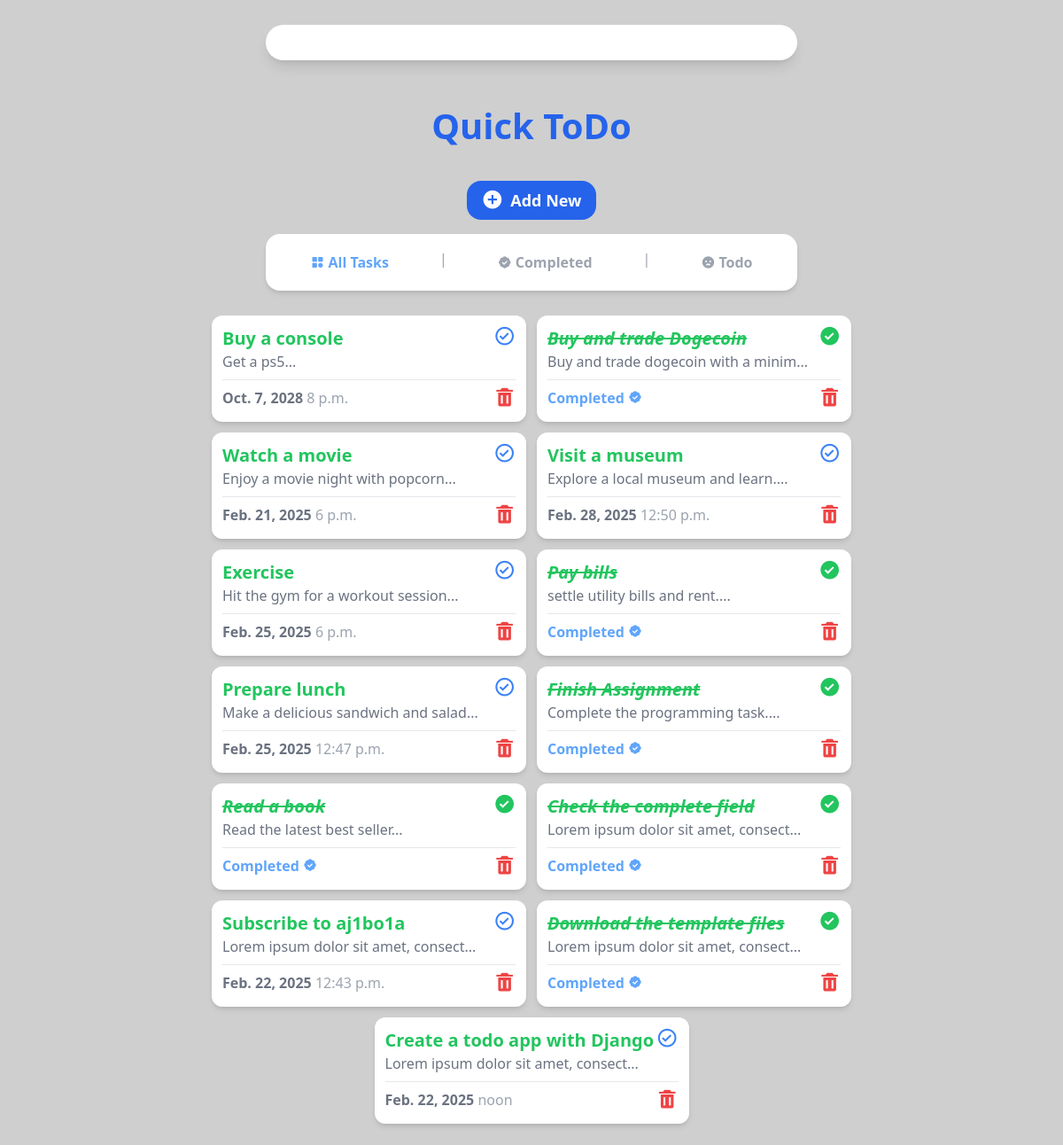
Before: / with the older database file.
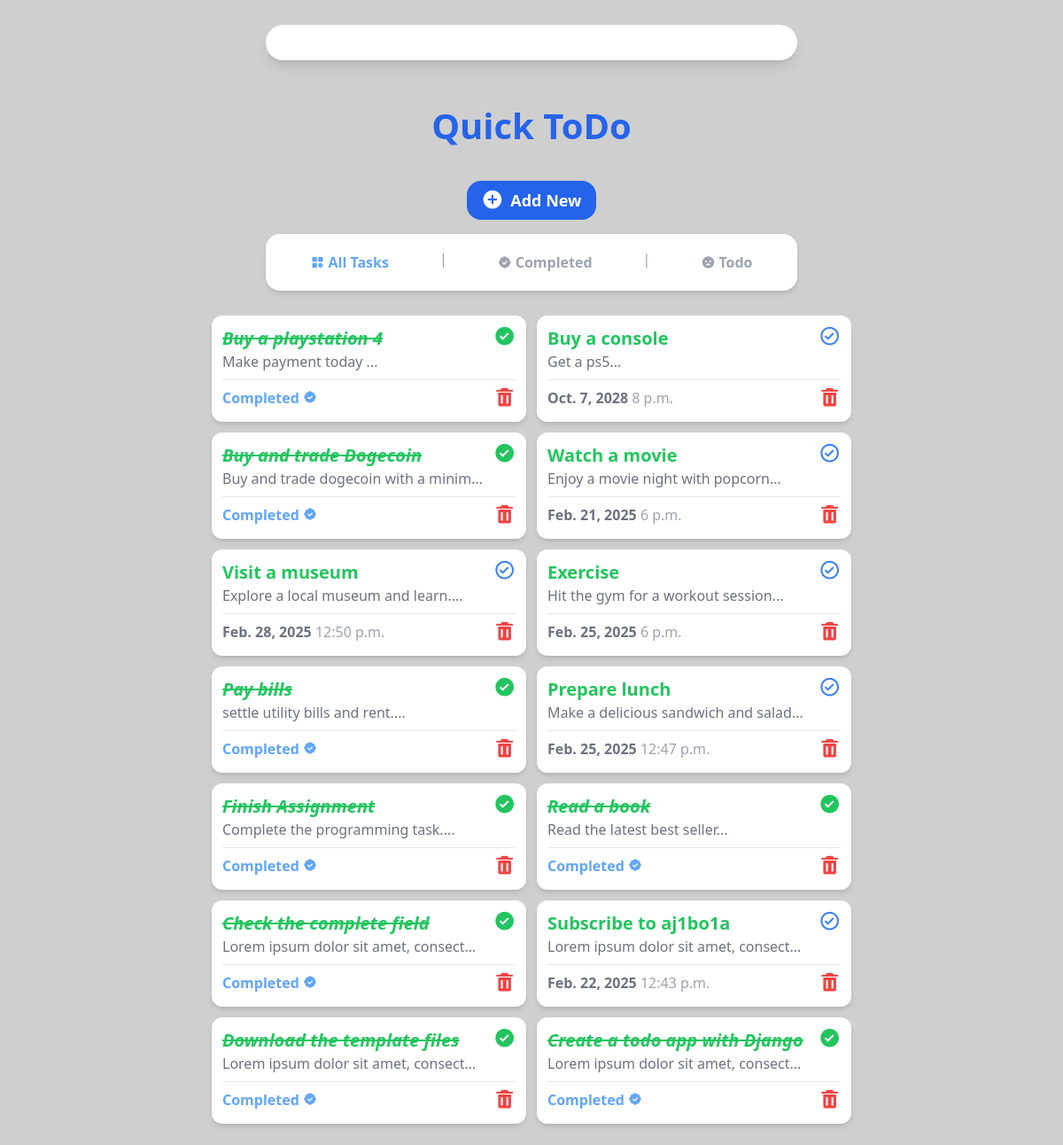
After: the same page with the newer database file.
### tasks/models.py (models this page shows, shortened)
class Task(models.Model):
    title = models.CharField(max_length=35)
    description = models.TextField(null=True, blank=True)
    due_date = models.DateField()
    due_time = models.TimeField()
    completed = models.BooleanField(default=False)

### tasks/views.py (the view)
# urls.py: 2. Add a URL to urlpatterns:  path('', views.home, name='home')
def home(request):
    tasks = Task.objects.all().order_by('-id')
    return render(request, "index.html", {'tasks': tasks,})

### tasks/templates/index.html
{% include 'base.html' %}
{% include 'home_nav.html' %}
{% block content %}
<section
class="flex flex-1 flex-wrap justify-center gap-3 bg-[#fff0] w-10/12 md:w-11/12 h-full mb-3 rounded-2xl p-3 overflow-y-auto scrollbar-hide"
>
{% for task in tasks %}
{% if task.completed %}
<div
class="w-[355px] flex flex-col shadow-md bg-white h-[120px] rounded-xl p-3"
>
<div class="flex flex-row justify-between">
  <div>
    <a href="{% url 'task_detail' task.id %}">
      <h1
        class="text-green-500 font-semibold text-xl italic line-through"
      >
      {{ task.title }}
      </h1>
    </a>
    <p class="text-gray-500 text-md">
    {{ task.description | slice:":35"}}...
    </p>
  </div>
  <a href="{% url 'toggle_completed' task.id %}">
    <i class="bx bxs-check-circle bx-sm text-green-500"></i>
  </a>
</div>
<hr class="border-t border-gray-200 my-2" />
<div class="flex flex-row justify-between">
  <h2 class="text-blue-400 font-bold">
    Completed <i class="bx bxs-badge-check"></i>
  </h2>
  <a href="{% url 'delete' task.id %}">
    <i class="bx bxs-trash bx-sm text-red-500"></i>
  </a>
</div>
</div>
{% else %}
<div
  class="w-[355px] flex flex-col shadow-md bg-white h-[120px] rounded-xl p-3"
>
  <div class="flex flex-row justify-between">
    <div>
      <a href="{% url 'task_detail' task.id %}">
        <h1 class="text-green-500 font-semibold text-xl">
          {{ task.title }}
        </h1>
      </a>
      <p class="text-gray-500 text-md">
        {{ task.description | slice:":35" }}...
      </p>
    </div>
    <a href="{% url 'toggle_completed' task.id %}">
      <i class="bx bx-check-circle bx-sm text-blue-500"></i>
    </a>
  </div>
  <hr class="border-t border-gray-200 my-2" />
  <div class="flex flex-row justify-between">
    <h2 class="text-gray-500 font-bold">
      {{ task.due_date }} <span class="font-medium text-gray-400">{{ task.due_time }}</span>
    </h2>
    <a href="{% url 'delete' task.id %}">
      <i class="bx bxs-trash bx-sm text-red-500"></i>
    </a>
  </div>
</div>
{% endif %}
{% endfor %}
</section>
{% endblock content %}

Changed rows visible on the page:
added Task: title "Buy a playstation 4", description "Make payment today"
changed Task "Create a todo app with Django": completed False → True (drawn); due_date "Feb. 22, 2025" → (not shown); due_time "noon" → (not shown)
